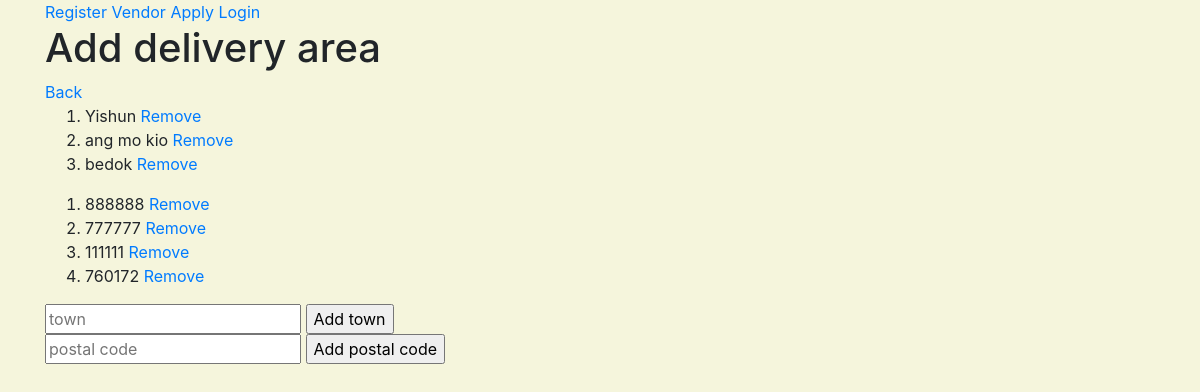
/vendor/profiles/2/delivery_area, run on the app's committed database.
### vendor/models.py (models this page shows)
class VendorDeliveryTown(models.Model):
    town = models.CharField( max_length=100, null=False, blank=False)
    def __str__(self):
        return str(self.town)

class VendorDeliveryPostal(models.Model):
    postal_code = models.PositiveIntegerField( null=False, blank=False)
    def __str__(self):
        return str(self.postal_code)

### vendor/views.py (the view)
# urls.py: path('profiles/<vendor_profile_id>/delivery_area', vendor.views.create_delivery_area, name='create_delivery_area_route'),
def create_delivery_area(request, vendor_profile_id):
    if request.method == "POST":
        vendor_object = get_object_or_404(Vendor, pk=vendor_profile_id)
        print(vendor_object)
        try:
            town = request.POST["town"]
            f = VendorDeliveryTown.objects.create(town=town)  # create a new town object in VendorDeliveryTown table
            vendor_object.vendordeliverytown.add(f)  # add the town object into Vendor table's town manytomany field
        except:
            postal = request.POST["postal"]
            f = VendorDeliveryPostal.objects.create(postal_code=postal)
            vendor_object.vendordeliverypostal.add(f)
        return redirect(reverse(create_delivery_area, kwargs={'vendor_profile_id': vendor_profile_id}))
    else:
        vendor_object = get_object_or_404(Vendor, pk=vendor_profile_id)
        towns = VendorDeliveryTown.objects.filter(vendor=vendor_object)
        postals = VendorDeliveryPostal.objects.filter(vendor=vendor_object)
        return render(request, "vendor/vendor_delivery_area.html", {
            "towns": towns,
            "postals": postals,
            "vendor_profile_id": vendor_profile_id
        })

### vendor/templates/vendor/vendor_delivery_area.html (shortened to what this page needs)
{% extends 'base_template.html' %}
{%block content%}
<h1> Add delivery area </h1>
<a href="{% url 'view_vendor_profiles_route' %}"> Back </a>
<ol>
{%for i in towns %}
 <li>{{i}} <a href="{% url 'remove_town_vendor_route' town_vendor_id=i.id vendor_profile_id=vendor_profile_id %}">Remove</a> </li>
{%endfor%}
</ol>
<ol>
{%for i in postals %}
 <li>{{i}} <a href="{% url 'remove_postal_vendor_route' postal_vendor_id=i.id vendor_profile_id=vendor_profile_id %}">Remove</a></li>
{%endfor%}
</ol>
<form method="POST">
    <input type="text" placeholder="town" name="town">
    <input type="submit" value="Add town">
</form>
<form method="POST">
    <input type="text" placeholder="postal code" name="postal">
    <input type="submit" value="Add postal code">
</form>
{%endblock%}

### static/style.css (style rules this page uses)
body { background-color: beige; }

### data on the page
VendorDeliveryTown: town "Yishun"
VendorDeliveryTown: town "ang mo kio"
VendorDeliveryTown: town "bedok"
VendorDeliveryPostal: postal_code "888888"
VendorDeliveryPostal: postal_code "777777"
VendorDeliveryPostal: postal_code "111111"
VendorDeliveryPostal: postal_code "760172"
